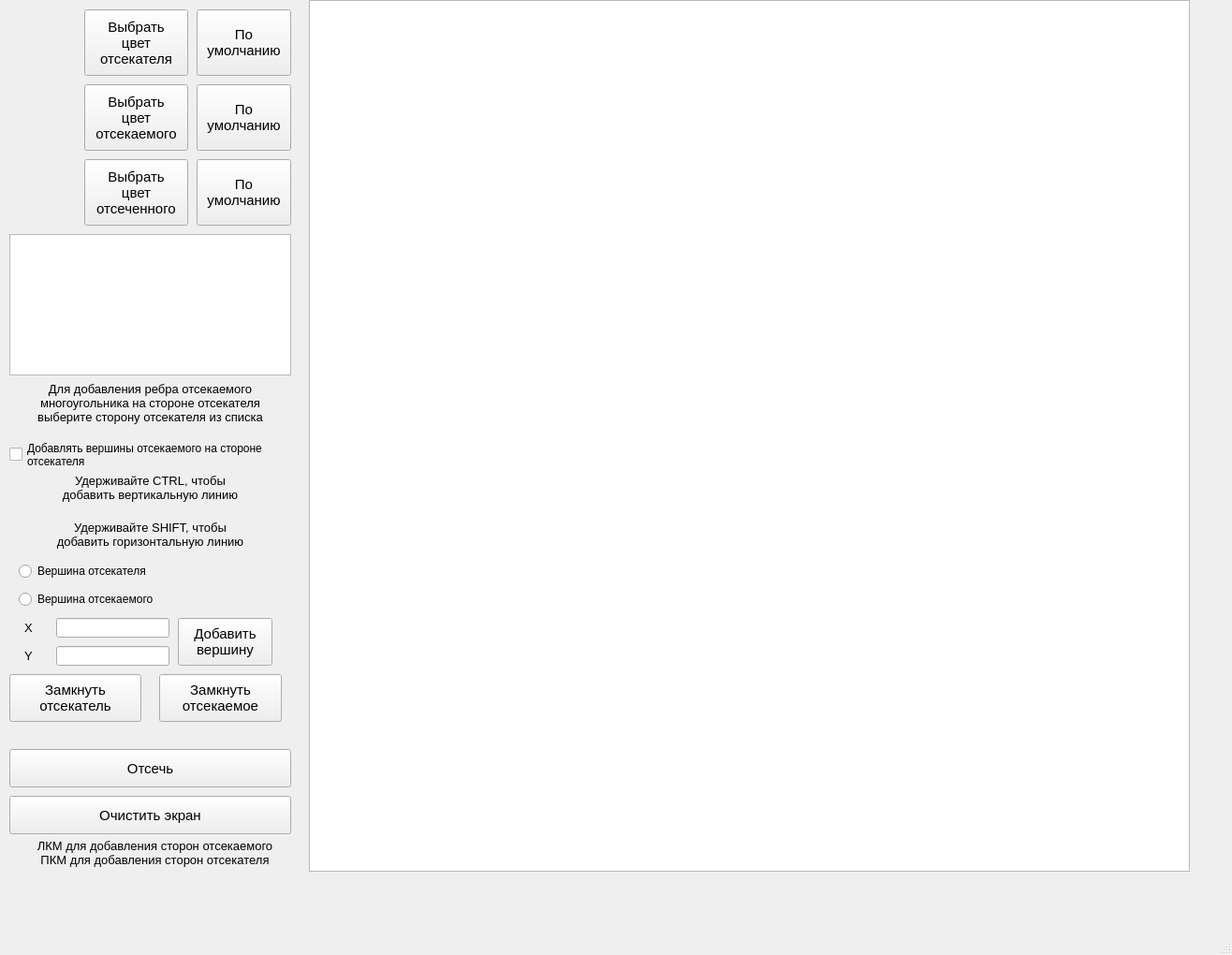
<?xml version="1.0" encoding="UTF-8"?>
<ui version="4.0">
 <class>MainWindow</class>
 <widget class="QMainWindow" name="MainWindow">
  <property name="geometry">
   <rect>
    <x>0</x>
    <y>0</y>
    <width>1316</width>
    <height>1020</height>
   </rect>
  </property>
  <property name="windowTitle">
   <string>Лабораторная работа #9</string>
  </property>
  <widget class="QWidget" name="centralwidget">
   <widget class="QGraphicsView" name="graphicsView">
    <property name="geometry">
     <rect>
      <x>330</x>
      <y>0</y>
      <width>941</width>
      <height>931</height>
     </rect>
    </property>
   </widget>
   <widget class="QLabel" name="color_ind_edge">
    <property name="geometry">
     <rect>
      <x>10</x>
      <y>10</y>
      <width>71</width>
      <height>71</height>
     </rect>
    </property>
    <property name="autoFillBackground">
     <bool>false</bool>
    </property>
    <property name="text">
     <string/>
    </property>
    <property name="alignment">
     <set>Qt::AlignCenter</set>
    </property>
    <property name="textInteractionFlags">
     <set>Qt::NoTextInteraction</set>
    </property>
   </widget>
   <widget class="QPushButton" name="but_color_edge">
    <property name="geometry">
     <rect>
      <x>90</x>
      <y>10</y>
      <width>111</width>
      <height>71</height>
     </rect>
    </property>
    <property name="font">
     <font>
      <pointsize>11</pointsize>
     </font>
    </property>
    <property name="text">
     <string>Выбрать
цвет
отсекателя</string>
    </property>
   </widget>
   <widget class="QPushButton" name="but_color_line">
    <property name="geometry">
     <rect>
      <x>90</x>
      <y>90</y>
      <width>111</width>
      <height>71</height>
     </rect>
    </property>
    <property name="font">
     <font>
      <pointsize>11</pointsize>
     </font>
    </property>
    <property name="text">
     <string>Выбрать
цвет
отсекаемого</string>
    </property>
   </widget>
   <widget class="QPushButton" name="but_color_edge_def">
    <property name="geometry">
     <rect>
      <x>210</x>
      <y>10</y>
      <width>101</width>
      <height>71</height>
     </rect>
    </property>
    <property name="font">
     <font>
      <pointsize>11</pointsize>
     </font>
    </property>
    <property name="text">
     <string>По
умолчанию</string>
    </property>
   </widget>
   <widget class="QLabel" name="color_ind_line">
    <property name="geometry">
     <rect>
      <x>10</x>
      <y>90</y>
      <width>71</width>
      <height>71</height>
     </rect>
    </property>
    <property name="autoFillBackground">
     <bool>true</bool>
    </property>
    <property name="text">
     <string/>
    </property>
    <property name="alignment">
     <set>Qt::AlignCenter</set>
    </property>
    <property name="textInteractionFlags">
     <set>Qt::NoTextInteraction</set>
    </property>
   </widget>
   <widget class="QPushButton" name="but_color_line_def">
    <property name="geometry">
     <rect>
      <x>210</x>
      <y>90</y>
      <width>101</width>
      <height>71</height>
     </rect>
    </property>
    <property name="font">
     <font>
      <pointsize>11</pointsize>
     </font>
    </property>
    <property name="text">
     <string>По
умолчанию</string>
    </property>
   </widget>
   <widget class="QLabel" name="color_ind_clipped">
    <property name="geometry">
     <rect>
      <x>10</x>
      <y>170</y>
      <width>71</width>
      <height>71</height>
     </rect>
    </property>
    <property name="autoFillBackground">
     <bool>true</bool>
    </property>
    <property name="text">
     <string/>
    </property>
    <property name="alignment">
     <set>Qt::AlignCenter</set>
    </property>
    <property name="textInteractionFlags">
     <set>Qt::NoTextInteraction</set>
    </property>
   </widget>
   <widget class="QPushButton" name="but_color_clipped">
    <property name="geometry">
     <rect>
      <x>90</x>
      <y>170</y>
      <width>111</width>
      <height>71</height>
     </rect>
    </property>
    <property name="font">
     <font>
      <pointsize>11</pointsize>
     </font>
    </property>
    <property name="text">
     <string>Выбрать
цвет
отсеченного</string>
    </property>
   </widget>
   <widget class="QPushButton" name="but_color_clipped_def">
    <property name="geometry">
     <rect>
      <x>210</x>
      <y>170</y>
      <width>101</width>
      <height>71</height>
     </rect>
    </property>
    <property name="font">
     <font>
      <pointsize>11</pointsize>
     </font>
    </property>
    <property name="text">
     <string>По
умолчанию</string>
    </property>
   </widget>
   <widget class="QPushButton" name="but_close_clip">
    <property name="geometry">
     <rect>
      <x>10</x>
      <y>720</y>
      <width>141</width>
      <height>51</height>
     </rect>
    </property>
    <property name="font">
     <font>
      <pointsize>11</pointsize>
     </font>
    </property>
    <property name="text">
     <string>Замкнуть
отсекатель</string>
    </property>
   </widget>
   <widget class="QLabel" name="lab_centre_4">
    <property name="geometry">
     <rect>
      <x>10</x>
      <y>500</y>
      <width>301</width>
      <height>41</height>
     </rect>
    </property>
    <property name="font">
     <font>
      <pointsize>10</pointsize>
     </font>
    </property>
    <property name="text">
     <string>Удерживайте CTRL, чтобы
добавить вертикальную линию</string>
    </property>
    <property name="alignment">
     <set>Qt::AlignCenter</set>
    </property>
   </widget>
   <widget class="QLabel" name="lab_centre_5">
    <property name="geometry">
     <rect>
      <x>10</x>
      <y>550</y>
      <width>301</width>
      <height>41</height>
     </rect>
    </property>
    <property name="font">
     <font>
      <pointsize>10</pointsize>
     </font>
    </property>
    <property name="text">
     <string>Удерживайте SHIFT, чтобы
добавить горизонтальную линию</string>
    </property>
    <property name="alignment">
     <set>Qt::AlignCenter</set>
    </property>
   </widget>
   <widget class="QPushButton" name="but_clip">
    <property name="geometry">
     <rect>
      <x>10</x>
      <y>800</y>
      <width>301</width>
      <height>41</height>
     </rect>
    </property>
    <property name="font">
     <font>
      <pointsize>11</pointsize>
     </font>
    </property>
    <property name="text">
     <string>Отсечь</string>
    </property>
   </widget>
   <widget class="QPushButton" name="but_clear">
    <property name="geometry">
     <rect>
      <x>10</x>
      <y>850</y>
      <width>301</width>
      <height>41</height>
     </rect>
    </property>
    <property name="font">
     <font>
      <pointsize>11</pointsize>
     </font>
    </property>
    <property name="text">
     <string>Очистить экран</string>
    </property>
   </widget>
   <widget class="QListWidget" name="listWidget">
    <property name="geometry">
     <rect>
      <x>10</x>
      <y>250</y>
      <width>301</width>
      <height>151</height>
     </rect>
    </property>
   </widget>
   <widget class="QLabel" name="lab_centre_6">
    <property name="geometry">
     <rect>
      <x>0</x>
      <y>400</y>
      <width>321</width>
      <height>61</height>
     </rect>
    </property>
    <property name="font">
     <font>
      <pointsize>10</pointsize>
     </font>
    </property>
    <property name="text">
     <string>Для добавления ребра отсекаемого
многоугольника на стороне отсекателя
выберите сторону отсекателя из списка</string>
    </property>
    <property name="alignment">
     <set>Qt::AlignCenter</set>
    </property>
   </widget>
   <widget class="QLabel" name="lab_centre_7">
    <property name="geometry">
     <rect>
      <x>0</x>
      <y>890</y>
      <width>331</width>
      <height>41</height>
     </rect>
    </property>
    <property name="font">
     <font>
      <pointsize>10</pointsize>
     </font>
    </property>
    <property name="text">
     <string>ЛКМ для добавления сторон отсекаемого
ПКМ для добавления сторон отсекателя</string>
    </property>
    <property name="alignment">
     <set>Qt::AlignCenter</set>
    </property>
   </widget>
   <widget class="QCheckBox" name="checkBox_on_clip">
    <property name="geometry">
     <rect>
      <x>10</x>
      <y>470</y>
      <width>311</width>
      <height>31</height>
     </rect>
    </property>
    <property name="text">
     <string>Добавлять вершины отсекаемого на стороне
отсекателя</string>
    </property>
   </widget>
   <widget class="QPushButton" name="but_close_polygon">
    <property name="geometry">
     <rect>
      <x>170</x>
      <y>720</y>
      <width>131</width>
      <height>51</height>
     </rect>
    </property>
    <property name="font">
     <font>
      <pointsize>11</pointsize>
     </font>
    </property>
    <property name="text">
     <string>Замкнуть
отсекаемое</string>
    </property>
   </widget>
   <widget class="QLineEdit" name="line_x">
    <property name="geometry">
     <rect>
      <x>60</x>
      <y>660</y>
      <width>121</width>
      <height>21</height>
     </rect>
    </property>
    <property name="font">
     <font>
      <pointsize>10</pointsize>
     </font>
    </property>
    <property name="alignment">
     <set>Qt::AlignCenter</set>
    </property>
   </widget>
   <widget class="QLabel" name="lab_y">
    <property name="geometry">
     <rect>
      <x>10</x>
      <y>690</y>
      <width>41</width>
      <height>21</height>
     </rect>
    </property>
    <property name="font">
     <font>
      <pointsize>10</pointsize>
     </font>
    </property>
    <property name="text">
     <string>Y</string>
    </property>
    <property name="alignment">
     <set>Qt::AlignCenter</set>
    </property>
   </widget>
   <widget class="QPushButton" name="but_add_dot">
    <property name="geometry">
     <rect>
      <x>190</x>
      <y>660</y>
      <width>101</width>
      <height>51</height>
     </rect>
    </property>
    <property name="font">
     <font>
      <pointsize>11</pointsize>
     </font>
    </property>
    <property name="text">
     <string>Добавить
вершину</string>
    </property>
   </widget>
   <widget class="QRadioButton" name="rad_clip">
    <property name="geometry">
     <rect>
      <x>20</x>
      <y>600</y>
      <width>291</width>
      <height>20</height>
     </rect>
    </property>
    <property name="text">
     <string>Вершина отсекателя</string>
    </property>
   </widget>
   <widget class="QLineEdit" name="line_y">
    <property name="geometry">
     <rect>
      <x>60</x>
      <y>690</y>
      <width>121</width>
      <height>21</height>
     </rect>
    </property>
    <property name="font">
     <font>
      <pointsize>10</pointsize>
     </font>
    </property>
    <property name="alignment">
     <set>Qt::AlignCenter</set>
    </property>
   </widget>
   <widget class="QRadioButton" name="rad_polygon">
    <property name="geometry">
     <rect>
      <x>20</x>
      <y>630</y>
      <width>241</width>
      <height>20</height>
     </rect>
    </property>
    <property name="text">
     <string>Вершина отсекаемого</string>
    </property>
   </widget>
   <widget class="QLabel" name="lab_x">
    <property name="geometry">
     <rect>
      <x>10</x>
      <y>660</y>
      <width>41</width>
      <height>21</height>
     </rect>
    </property>
    <property name="font">
     <font>
      <pointsize>10</pointsize>
     </font>
    </property>
    <property name="text">
     <string>X</string>
    </property>
    <property name="alignment">
     <set>Qt::AlignCenter</set>
    </property>
   </widget>
  </widget>
  <widget class="QMenuBar" name="menubar">
   <property name="geometry">
    <rect>
     <x>0</x>
     <y>0</y>
     <width>1316</width>
     <height>26</height>
    </rect>
   </property>
  </widget>
  <widget class="QStatusBar" name="statusbar"/>
 </widget>
 <resources/>
 <connections/>
</ui>
